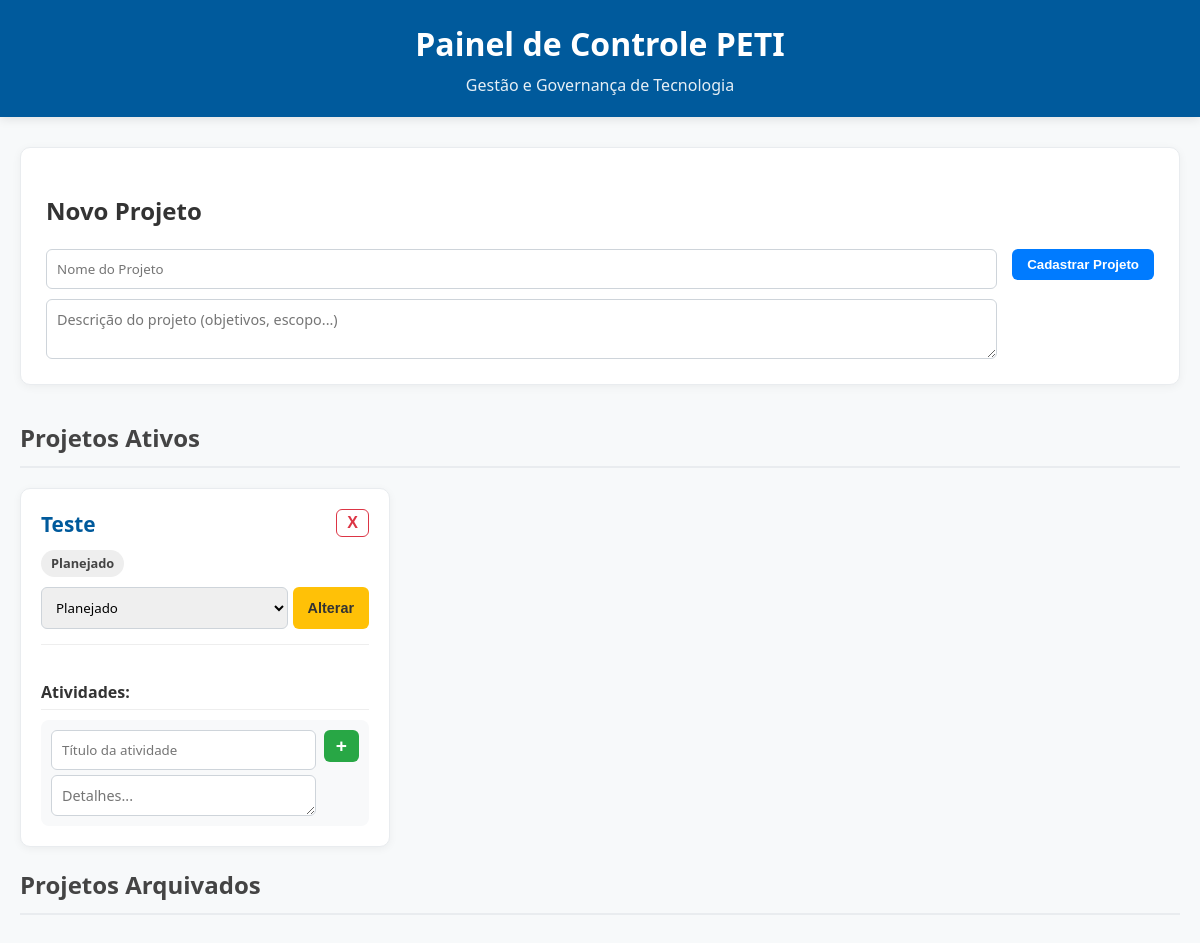
The app's page /, older data.
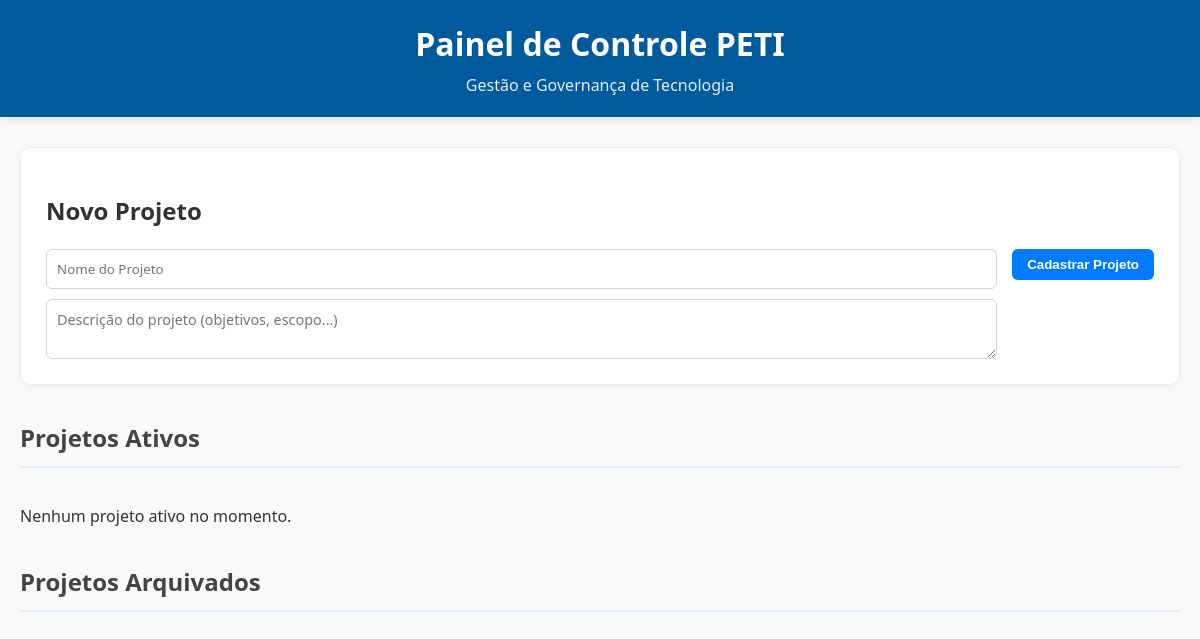
The same page, newer data.
### tables this page shows
CREATE TABLE projetos (
        id INTEGER PRIMARY KEY AUTOINCREMENT,
        nome TEXT NOT NULL,
        status TEXT DEFAULT 'Planejado' 
             CHECK(status IN ('Planejado', 'Em Andamento', 'Concluído', 'Cancelado'))
    , "descricao");

### index.php (the view, shortened to what this page needs)
<?php
require 'banco.php';
function getAtividades($db, $projeto_id) {
    $stmtAtividades = $db->prepare("SELECT * FROM atividades WHERE projeto_id = ? ORDER BY id ASC");
    $stmtAtividades->execute([$projeto_id]);
    return $stmtAtividades->fetchAll(PDO::FETCH_ASSOC);
}
$projetos_ativos = [];
$stmtAtivos = $db->query("SELECT * FROM projetos WHERE status IN ('Planejado', 'Em Andamento') ORDER BY id DESC");
foreach ($stmtAtivos->fetchAll(PDO::FETCH_ASSOC) as $projeto) {
    $projeto['atividades'] = getAtividades($db, $projeto['id']);
    $projetos_ativos[] = $projeto;
}
?>
<!DOCTYPE html>
<html lang="pt-br">
<head>
    <link rel="stylesheet" href="style.css" />
</head>
<body>
    <header>
        <h1>Painel de Controle PETI</h1>
        <p>Gestão e Governança de Tecnologia</p>
    </header>
    <main>
        <section class="container-cadastro">
            <h2>Novo Projeto</h2>
            <form action="index.php" method="POST" class="form-novo-projeto">
                <div class="grupo-input">
                    <input type="text" name="nome_projeto" placeholder="Nome do Projeto" required />
                    <textarea name="desc_projeto" placeholder="Descrição do projeto (objetivos, escopo...)" rows="2"></textarea>
                </div>
                <button type="submit" name="cadastrar_projeto" value="1">Cadastrar Projeto</button>
            </form>
        </section>
        <section class="container-projetos">
            <h2>Projetos Ativos</h2>
            <div id="painel-projetos-ativos">
                <?php if (empty($projetos_ativos)): ?>
                    <p>Nenhum projeto ativo no momento.</p>
                <?php endif; ?>
                <?php foreach ($projetos_ativos as $projeto): ?>
                    <div class="projeto-card">
                        <div class="projeto-header">
                            <div class="projeto-titulo-area">
                                <h3><?= htmlspecialchars($projeto['nome']) ?></h3>
                            </div>
                            <form action="index.php" method="POST" onsubmit="return confirm('Excluir projeto?');">
                                <button type="submit" name="excluir_projeto" value="1" class="btn-excluir btn-excluir-projeto">X</button>
                            </form>
                        </div>
                        <span class="status" data-status="<?= $projeto['status'] ?>"><?= $projeto['status'] ?></span>
                        <form action="index.php" method="POST" class="form-status">
                            <select name="novo_status">
                                <option value="Planejado" <?= $projeto['status'] === 'Planejado' ? 'selected' : '' ?>>Planejado</option>
                            </select>
                            <button type="submit" name="mudar_status" value="1">Alterar</button>
                        </form>
                        <hr>
                        <h4>Atividades:</h4>
                        <form action="index.php" method="POST" class="form-atividade">
                            <div class="inputs-atividade">
                                <input type="text" name="titulo_atividade" placeholder="Título da atividade" required>
                                <textarea name="desc_atividade" placeholder="Detalhes..." rows="1"></textarea>
                            </div>
                            <button type="submit" name="cadastrar_atividade" value="1">+</button>
                        </form>
                    </div>
                <?php endforeach; ?>
            </div>
        </section>
        <section class="container-projetos container-arquivados">
            <h2>Projetos Arquivados</h2>
        </section>
    </main>
</body>
</html>

Row changes from the older to the newer data that the page shows:
removed projetos: nome "Teste", status "Planejado", novo_status "Planejado"
Text that changed along with them:
text now shown: "Nenhum projeto ativo no momento."
